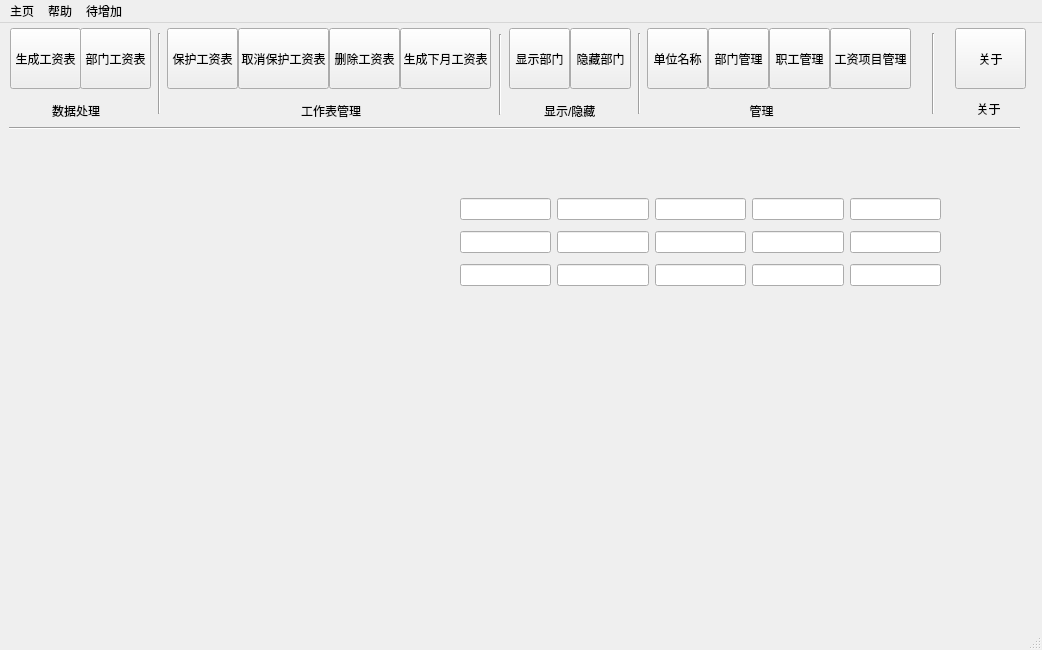
<?xml version="1.0" encoding="UTF-8"?>
<ui version="4.0">
 <class>MainWindow</class>
 <widget class="QMainWindow" name="MainWindow">
  <property name="geometry">
   <rect>
    <x>0</x>
    <y>0</y>
    <width>1042</width>
    <height>650</height>
   </rect>
  </property>
  <property name="windowTitle">
   <string>工资管理系统</string>
  </property>
  <widget class="QWidget" name="centralwidget">
   <widget class="QToolButton" name="toolButton">
    <property name="geometry">
     <rect>
      <x>10</x>
      <y>5</y>
      <width>71</width>
      <height>61</height>
     </rect>
    </property>
    <property name="text">
     <string>生成工资表</string>
    </property>
    <property name="icon">
     <iconset>
      <normaloff>../images/生成工资条.png</normaloff>../images/生成工资条.png</iconset>
    </property>
    <property name="iconSize">
     <size>
      <width>128</width>
      <height>128</height>
     </size>
    </property>
    <property name="toolButtonStyle">
     <enum>Qt::ToolButtonTextUnderIcon</enum>
    </property>
    <attribute name="buttonGroup">
     <string notr="true">buttonGroup</string>
    </attribute>
   </widget>
   <widget class="QToolButton" name="toolButton_2">
    <property name="geometry">
     <rect>
      <x>80</x>
      <y>5</y>
      <width>71</width>
      <height>61</height>
     </rect>
    </property>
    <property name="text">
     <string>部门工资表</string>
    </property>
    <property name="icon">
     <iconset>
      <normaloff>../images/部门工资表.png</normaloff>../images/部门工资表.png</iconset>
    </property>
    <property name="iconSize">
     <size>
      <width>128</width>
      <height>128</height>
     </size>
    </property>
    <property name="toolButtonStyle">
     <enum>Qt::ToolButtonTextUnderIcon</enum>
    </property>
    <attribute name="buttonGroup">
     <string notr="true">buttonGroup</string>
    </attribute>
   </widget>
   <widget class="QToolButton" name="toolButton_3">
    <property name="geometry">
     <rect>
      <x>167</x>
      <y>5</y>
      <width>71</width>
      <height>61</height>
     </rect>
    </property>
    <property name="text">
     <string>保护工资表</string>
    </property>
    <property name="icon">
     <iconset>
      <normaloff>../images/保护工资表.png</normaloff>../images/保护工资表.png</iconset>
    </property>
    <property name="iconSize">
     <size>
      <width>128</width>
      <height>128</height>
     </size>
    </property>
    <property name="toolButtonStyle">
     <enum>Qt::ToolButtonTextUnderIcon</enum>
    </property>
    <attribute name="buttonGroup">
     <string notr="true">buttonGroup</string>
    </attribute>
   </widget>
   <widget class="QToolButton" name="toolButton_4">
    <property name="geometry">
     <rect>
      <x>238</x>
      <y>5</y>
      <width>91</width>
      <height>61</height>
     </rect>
    </property>
    <property name="text">
     <string>取消保护工资表</string>
    </property>
    <property name="icon">
     <iconset>
      <normaloff>../images/取消保护工资表.png</normaloff>../images/取消保护工资表.png</iconset>
    </property>
    <property name="iconSize">
     <size>
      <width>128</width>
      <height>128</height>
     </size>
    </property>
    <property name="popupMode">
     <enum>QToolButton::DelayedPopup</enum>
    </property>
    <property name="toolButtonStyle">
     <enum>Qt::ToolButtonTextUnderIcon</enum>
    </property>
    <property name="arrowType">
     <enum>Qt::NoArrow</enum>
    </property>
    <attribute name="buttonGroup">
     <string notr="true">buttonGroup</string>
    </attribute>
   </widget>
   <widget class="QToolButton" name="toolButton_5">
    <property name="geometry">
     <rect>
      <x>329</x>
      <y>5</y>
      <width>71</width>
      <height>61</height>
     </rect>
    </property>
    <property name="text">
     <string>删除工资表</string>
    </property>
    <property name="icon">
     <iconset>
      <normaloff>../images/删除当前工资表.png</normaloff>../images/删除当前工资表.png</iconset>
    </property>
    <property name="iconSize">
     <size>
      <width>128</width>
      <height>128</height>
     </size>
    </property>
    <property name="toolButtonStyle">
     <enum>Qt::ToolButtonTextUnderIcon</enum>
    </property>
    <attribute name="buttonGroup">
     <string notr="true">buttonGroup</string>
    </attribute>
   </widget>
   <widget class="QToolButton" name="toolButton_6">
    <property name="geometry">
     <rect>
      <x>400</x>
      <y>5</y>
      <width>91</width>
      <height>61</height>
     </rect>
    </property>
    <property name="text">
     <string>生成下月工资表</string>
    </property>
    <property name="icon">
     <iconset>
      <normaloff>../images/生成下月工资表.png</normaloff>../images/生成下月工资表.png</iconset>
    </property>
    <property name="iconSize">
     <size>
      <width>128</width>
      <height>128</height>
     </size>
    </property>
    <property name="toolButtonStyle">
     <enum>Qt::ToolButtonTextUnderIcon</enum>
    </property>
    <attribute name="buttonGroup">
     <string notr="true">buttonGroup</string>
    </attribute>
   </widget>
   <widget class="QToolButton" name="toolButton_7">
    <property name="geometry">
     <rect>
      <x>509</x>
      <y>5</y>
      <width>61</width>
      <height>61</height>
     </rect>
    </property>
    <property name="text">
     <string>显示部门</string>
    </property>
    <property name="icon">
     <iconset>
      <normaloff>../images/显示部门.png</normaloff>../images/显示部门.png</iconset>
    </property>
    <property name="iconSize">
     <size>
      <width>128</width>
      <height>128</height>
     </size>
    </property>
    <property name="toolButtonStyle">
     <enum>Qt::ToolButtonTextUnderIcon</enum>
    </property>
    <attribute name="buttonGroup">
     <string notr="true">buttonGroup</string>
    </attribute>
   </widget>
   <widget class="QToolButton" name="toolButton_8">
    <property name="geometry">
     <rect>
      <x>570</x>
      <y>5</y>
      <width>61</width>
      <height>61</height>
     </rect>
    </property>
    <property name="text">
     <string>隐藏部门</string>
    </property>
    <property name="icon">
     <iconset>
      <normaloff>../images/隐藏部门.png</normaloff>../images/隐藏部门.png</iconset>
    </property>
    <property name="iconSize">
     <size>
      <width>128</width>
      <height>128</height>
     </size>
    </property>
    <property name="toolButtonStyle">
     <enum>Qt::ToolButtonTextUnderIcon</enum>
    </property>
    <attribute name="buttonGroup">
     <string notr="true">buttonGroup</string>
    </attribute>
   </widget>
   <widget class="QToolButton" name="toolButton_9">
    <property name="geometry">
     <rect>
      <x>647</x>
      <y>5</y>
      <width>61</width>
      <height>61</height>
     </rect>
    </property>
    <property name="text">
     <string>单位名称</string>
    </property>
    <property name="icon">
     <iconset>
      <normaloff>../images/单位名称.png</normaloff>../images/单位名称.png</iconset>
    </property>
    <property name="iconSize">
     <size>
      <width>128</width>
      <height>128</height>
     </size>
    </property>
    <property name="toolButtonStyle">
     <enum>Qt::ToolButtonTextUnderIcon</enum>
    </property>
    <attribute name="buttonGroup">
     <string notr="true">buttonGroup</string>
    </attribute>
   </widget>
   <widget class="QToolButton" name="toolButton_11">
    <property name="geometry">
     <rect>
      <x>769</x>
      <y>5</y>
      <width>61</width>
      <height>61</height>
     </rect>
    </property>
    <property name="text">
     <string>职工管理</string>
    </property>
    <property name="icon">
     <iconset>
      <normaloff>../images/职工管理.png</normaloff>../images/职工管理.png</iconset>
    </property>
    <property name="iconSize">
     <size>
      <width>256</width>
      <height>512</height>
     </size>
    </property>
    <property name="toolButtonStyle">
     <enum>Qt::ToolButtonTextUnderIcon</enum>
    </property>
   </widget>
   <widget class="QToolButton" name="toolButton_10">
    <property name="geometry">
     <rect>
      <x>708</x>
      <y>5</y>
      <width>61</width>
      <height>61</height>
     </rect>
    </property>
    <property name="text">
     <string>部门管理</string>
    </property>
    <property name="icon">
     <iconset>
      <normaloff>../images/部门管理.png</normaloff>../images/部门管理.png</iconset>
    </property>
    <property name="iconSize">
     <size>
      <width>128</width>
      <height>128</height>
     </size>
    </property>
    <property name="toolButtonStyle">
     <enum>Qt::ToolButtonTextUnderIcon</enum>
    </property>
   </widget>
   <widget class="QToolButton" name="toolButton_12">
    <property name="geometry">
     <rect>
      <x>830</x>
      <y>5</y>
      <width>81</width>
      <height>61</height>
     </rect>
    </property>
    <property name="text">
     <string>工资项目管理</string>
    </property>
    <property name="icon">
     <iconset>
      <normaloff>../images/工资项目管理.png</normaloff>../images/工资项目管理.png</iconset>
    </property>
    <property name="iconSize">
     <size>
      <width>128</width>
      <height>128</height>
     </size>
    </property>
    <property name="toolButtonStyle">
     <enum>Qt::ToolButtonTextUnderIcon</enum>
    </property>
   </widget>
   <widget class="QToolButton" name="toolButton_13">
    <property name="geometry">
     <rect>
      <x>955</x>
      <y>5</y>
      <width>71</width>
      <height>61</height>
     </rect>
    </property>
    <property name="text">
     <string>关于</string>
    </property>
    <property name="icon">
     <iconset>
      <normaloff>../images/关于.png</normaloff>../images/关于.png</iconset>
    </property>
    <property name="iconSize">
     <size>
      <width>128</width>
      <height>128</height>
     </size>
    </property>
    <property name="checkable">
     <bool>false</bool>
    </property>
    <property name="popupMode">
     <enum>QToolButton::DelayedPopup</enum>
    </property>
    <property name="toolButtonStyle">
     <enum>Qt::ToolButtonTextUnderIcon</enum>
    </property>
   </widget>
   <widget class="QLabel" name="label">
    <property name="geometry">
     <rect>
      <x>52</x>
      <y>80</y>
      <width>54</width>
      <height>16</height>
     </rect>
    </property>
    <property name="text">
     <string>数据处理</string>
    </property>
    <property name="textFormat">
     <enum>Qt::AutoText</enum>
    </property>
   </widget>
   <widget class="QLabel" name="label_2">
    <property name="geometry">
     <rect>
      <x>301</x>
      <y>80</y>
      <width>71</width>
      <height>16</height>
     </rect>
    </property>
    <property name="text">
     <string>工作表管理</string>
    </property>
   </widget>
   <widget class="QLabel" name="label_3">
    <property name="geometry">
     <rect>
      <x>544</x>
      <y>80</y>
      <width>54</width>
      <height>16</height>
     </rect>
    </property>
    <property name="text">
     <string>显示/隐藏</string>
    </property>
   </widget>
   <widget class="QLabel" name="label_4">
    <property name="geometry">
     <rect>
      <x>743</x>
      <y>80</y>
      <width>54</width>
      <height>16</height>
     </rect>
    </property>
    <property name="text">
     <string>  管理</string>
    </property>
   </widget>
   <widget class="QLabel" name="label_5">
    <property name="geometry">
     <rect>
      <x>970</x>
      <y>80</y>
      <width>54</width>
      <height>12</height>
     </rect>
    </property>
    <property name="text">
     <string>  关于</string>
    </property>
   </widget>
   <widget class="Line" name="line">
    <property name="geometry">
     <rect>
      <x>9</x>
      <y>97</y>
      <width>1011</width>
      <height>16</height>
     </rect>
    </property>
    <property name="orientation">
     <enum>Qt::Horizontal</enum>
    </property>
   </widget>
   <widget class="Line" name="line_2">
    <property name="geometry">
     <rect>
      <x>151</x>
      <y>10</y>
      <width>16</width>
      <height>81</height>
     </rect>
    </property>
    <property name="orientation">
     <enum>Qt::Vertical</enum>
    </property>
   </widget>
   <widget class="Line" name="line_3">
    <property name="geometry">
     <rect>
      <x>490</x>
      <y>11</y>
      <width>20</width>
      <height>81</height>
     </rect>
    </property>
    <property name="orientation">
     <enum>Qt::Vertical</enum>
    </property>
   </widget>
   <widget class="Line" name="line_4">
    <property name="geometry">
     <rect>
      <x>631</x>
      <y>10</y>
      <width>16</width>
      <height>81</height>
     </rect>
    </property>
    <property name="orientation">
     <enum>Qt::Vertical</enum>
    </property>
   </widget>
   <widget class="Line" name="line_5">
    <property name="geometry">
     <rect>
      <x>925</x>
      <y>10</y>
      <width>16</width>
      <height>81</height>
     </rect>
    </property>
    <property name="orientation">
     <enum>Qt::Vertical</enum>
    </property>
   </widget>
   <widget class="QWidget" name="">
    <property name="geometry">
     <rect>
      <x>460</x>
      <y>170</y>
      <width>481</width>
      <height>100</height>
     </rect>
    </property>
    <layout class="QGridLayout" name="gridLayout_2">
     <item row="0" column="2">
      <widget class="QLineEdit" name="lineEdit_5"/>
     </item>
     <item row="1" column="0">
      <widget class="QLineEdit" name="lineEdit_2"/>
     </item>
     <item row="1" column="2">
      <widget class="QLineEdit" name="lineEdit_9"/>
     </item>
     <item row="1" column="3">
      <widget class="QLineEdit" name="lineEdit_12"/>
     </item>
     <item row="1" column="4">
      <widget class="QLineEdit" name="lineEdit_15"/>
     </item>
     <item row="2" column="1">
      <widget class="QLineEdit" name="lineEdit_10"/>
     </item>
     <item row="2" column="2">
      <widget class="QLineEdit" name="lineEdit_11"/>
     </item>
     <item row="2" column="3">
      <widget class="QLineEdit" name="lineEdit_13"/>
     </item>
     <item row="0" column="3">
      <widget class="QLineEdit" name="lineEdit_7"/>
     </item>
     <item row="0" column="4">
      <widget class="QLineEdit" name="lineEdit_8"/>
     </item>
     <item row="1" column="1">
      <widget class="QLineEdit" name="lineEdit_6"/>
     </item>
     <item row="2" column="0">
      <widget class="QLineEdit" name="lineEdit_3"/>
     </item>
     <item row="0" column="1">
      <widget class="QLineEdit" name="lineEdit_4"/>
     </item>
     <item row="2" column="4">
      <widget class="QLineEdit" name="lineEdit_14"/>
     </item>
     <item row="0" column="0">
      <widget class="QLineEdit" name="lineEdit"/>
     </item>
    </layout>
   </widget>
   <zorder>toolButton</zorder>
   <zorder>toolButton_2</zorder>
   <zorder>toolButton_3</zorder>
   <zorder>toolButton_4</zorder>
   <zorder>toolButton_5</zorder>
   <zorder>toolButton_6</zorder>
   <zorder>toolButton_7</zorder>
   <zorder>toolButton_8</zorder>
   <zorder>toolButton_9</zorder>
   <zorder>toolButton_11</zorder>
   <zorder>toolButton_10</zorder>
   <zorder>toolButton_12</zorder>
   <zorder>toolButton_13</zorder>
   <zorder>label</zorder>
   <zorder>label_2</zorder>
   <zorder>label_3</zorder>
   <zorder>label_4</zorder>
   <zorder>label_5</zorder>
   <zorder>line</zorder>
   <zorder>line_2</zorder>
   <zorder>line_3</zorder>
   <zorder>line_4</zorder>
   <zorder>line_5</zorder>
   <zorder>gridLayoutWidget</zorder>
   <zorder>pushButton</zorder>
   <zorder>pushButton_2</zorder>
   <zorder>verticalSpacer_2</zorder>
   <zorder>horizontalLayoutWidget</zorder>
   <zorder>verticalSpacer</zorder>
   <zorder>verticalSpacer_2</zorder>
   <zorder>horizontalSpacer</zorder>
   <zorder>gridLayoutWidget</zorder>
   <zorder></zorder>
   <zorder>verticalSpacer</zorder>
   <zorder></zorder>
   <zorder>pushButton</zorder>
   <zorder></zorder>
  </widget>
  <widget class="QStatusBar" name="statusbar"/>
  <widget class="QMenuBar" name="menubar">
   <property name="geometry">
    <rect>
     <x>0</x>
     <y>0</y>
     <width>1042</width>
     <height>23</height>
    </rect>
   </property>
   <widget class="QMenu" name="menu_1">
    <property name="title">
     <string>主页</string>
    </property>
   </widget>
   <widget class="QMenu" name="menu_2">
    <property name="title">
     <string>帮助</string>
    </property>
   </widget>
   <widget class="QMenu" name="menu_3">
    <property name="title">
     <string>待增加</string>
    </property>
   </widget>
   <addaction name="menu_1"/>
   <addaction name="menu_2"/>
   <addaction name="menu_3"/>
  </widget>
 </widget>
 <resources/>
 <connections/>
 <buttongroups>
  <buttongroup name="buttonGroup"/>
 </buttongroups>
</ui>
